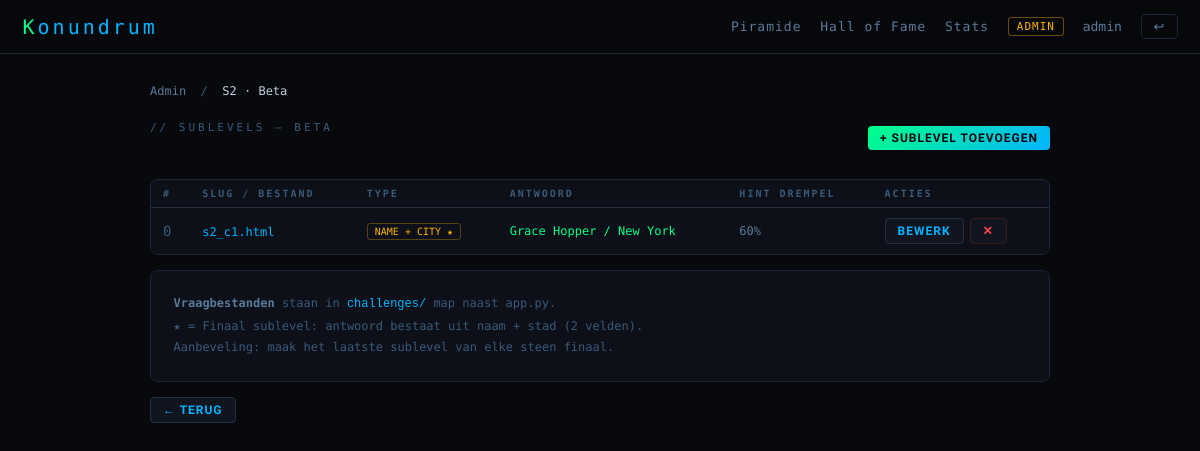
The app's page /admin/stone/2/challenges (signed in) with its own data.
### tables this page shows
CREATE TABLE stones (
            id           INTEGER PRIMARY KEY AUTOINCREMENT,
            name         TEXT UNIQUE NOT NULL,   -- bijv. S1
            label        TEXT NOT NULL,           -- weergavenaam op blok
            row          INTEGER NOT NULL,        -- 0 = onderste rij
            col          INTEGER NOT NULL,        -- positie in rij
            dependencies TEXT DEFAULT ''          -- komma-gescheiden stone.name waarden
        );

CREATE TABLE challenges (
            id             INTEGER PRIMARY KEY AUTOINCREMENT,
            stone_id       INTEGER NOT NULL REFERENCES stones(id),
            ord            INTEGER DEFAULT 0,
            slug           TEXT NOT NULL UNIQUE,  -- challenges/<slug>.html
            is_final       INTEGER DEFAULT 0,     -- 1 = laatste sublevel → name+city
            answer_1       TEXT    DEFAULT '',    -- voor is_final=0
            answer_name    TEXT    DEFAULT '',    -- voor is_final=1
            answer_city    TEXT    DEFAULT '',    -- voor is_final=1
            hint_1         TEXT    DEFAULT '',
            hint_name      TEXT    DEFAULT '',
            hint_city      TEXT    DEFAULT '',
            hint_threshold REAL    DEFAULT 0.6
        );

### app.py (the view)
@app.route("/admin/stone/<int:stone_id>/challenges")
@admin_required
def admin_stone_challenges(stone_id):
    s = db.get_stone(stone_id)
    if not s: abort(404)
    conn = db.get_db()
    chs = conn.execute("SELECT * FROM challenges WHERE stone_id=? ORDER BY ord", (stone_id,)).fetchall()
    conn.close()
    return render_template("admin_challenges.html", stone=s, challenges=chs)

### app.py (called while the page is built)
def admin_required(f):
    @wraps(f)
    def inner(*args, **kwargs):
        if not session.get("is_admin"):
            return redirect(url_for("pyramid"))
        return f(*args, **kwargs)
    return inner

### database.py (called while the page is built)
def get_db():
    conn = sqlite3.connect(DB_PATH)
    conn.row_factory = sqlite3.Row
    conn.execute("PRAGMA foreign_keys = ON")
    return conn

def get_stone(stone_id):
    conn = get_db()
    try:
        return conn.execute("SELECT * FROM stones WHERE id=?", (stone_id,)).fetchone()
    finally:
        conn.close()

### templates/admin_challenges.html (shortened to what this page needs)
{% extends "base.html" %}
{% block body %}
<div class="page">
  <div class="bc">
    <a href="{{ url_for('admin') }}">Admin</a> &nbsp;/&nbsp;
    <span>{{ stone.name }} · {{ stone.label }}</span>
  </div>
  <div class="flex-between" style="margin-bottom:1.5rem;">
    <div class="page-title">// SUBLEVELS — {{ stone.label }}</div>
    <a href="{{ url_for('admin_add_challenge', stone_id=stone.id) }}" class="btn btn-primary btn-sm">+ Sublevel toevoegen</a>
  </div>
  {% if challenges %}
    <div class="card" style="padding:0;overflow:hidden;">
      <table class="tbl">
        <thead><tr>
          <th>#</th><th>Slug / bestand</th><th>Type</th>
          <th>Antwoord</th><th>Hint drempel</th><th>Acties</th>
        </tr></thead>
        <tbody>
        {% for ch in challenges %}
          <tr>
            <td style="font-family:var(--mono);color:var(--dim)">{{ ch.ord }}</td>
            <td>
              <span style="font-family:var(--mono);font-size:12px;color:var(--blue)">{{ ch.slug }}.html</span>
            </td>
            <td>
              {% if ch.is_final %}
                <span class="badge badge-yellow">NAME + CITY ★</span>
              {% else %}
                <span class="badge badge-dim">SINGLE</span>
              {% endif %}
            </td>
            <td style="font-family:var(--mono);font-size:12px;color:var(--green)">
              {% if ch.is_final %}
                {{ ch.answer_name }} / {{ ch.answer_city }}
              {% else %}
                {{ ch.answer_1 }}
              {% endif %}
            </td>
            <td style="font-family:var(--mono);font-size:12px;color:var(--text-dim)">
              {{ "%.0f%%"|format(ch.hint_threshold * 100) }}
            </td>
            <td>
              <div class="act">
                <a href="{{ url_for('admin_edit_challenge', challenge_id=ch.id) }}"
                   class="btn btn-secondary btn-sm">Bewerk</a>
                <form method="POST" action="{{ url_for('admin_delete_challenge', challenge_id=ch.id) }}"
                      onsubmit="return confirm('Sublevel verwijderen?');" style="margin:0">
                  <button type="submit" class="btn btn-danger btn-sm">✕</button>
                </form>
              </div>
            </td>
          </tr>
        {% endfor %}
        </tbody>
      </table>
    </div>
    <div class="card mt2" style="font-family:var(--mono);font-size:12px;color:var(--dim);line-height:1.8;">
      <strong style="color:var(--text-dim)">Vraagbestanden</strong> staan in
      <code style="color:var(--blue)">challenges/</code> map naast app.py.<br>
      ★ = Finaal sublevel: antwoord bestaat uit naam + stad (2 velden).<br>
      Aanbeveling: maak het laatste sublevel van elke steen finaal.
    </div>
  {% endif %}
  <div class="mt2">
    <a href="{{ url_for('admin') }}" class="btn btn-secondary btn-sm">← Terug</a>
  </div>
</div>
{% endblock %}

### templates/base.html (style rules this page uses)
*, *::before, *::after { margin:0; padding:0; box-sizing:border-box; }
:root { --bg:#08090d; --bg2:#0d1018; --bg3:#111520; --border:#1a2535; --border2:#243040; --green:#00ff88; --blue:#00b4ff; --yellow:#ffb400; --red:#ff4455; --dim:#3a5a7a; --text:#c0cedd; --text-dim:#5a7a9a; --mono:'Share Tech Mono',monospace; --sans:'Rajdhani',sans-serif; }
html { font-size:15px; }
body { background:var(--bg); color:var(--text); font-family:var(--sans); min-height:100vh; }
a { color:var(--blue); text-decoration:none; }
.page { max-width:960px; margin:0 auto; padding:2rem; }
.page-title { font-family:var(--mono); font-size:11px; letter-spacing:3px; color:var(--dim); text-transform:uppercase; margin-bottom:1.5rem; }
.card { background:var(--bg2); border:1px solid var(--border); border-radius:8px; padding:1.5rem; }
.btn { display:inline-block; padding:9px 20px; border-radius:4px; cursor:pointer; font-family:var(--sans); font-size:14px; font-weight:700; letter-spacing:1px; text-transform:uppercase; border:none; transition:all .2s; text-decoration:none !important; }
.btn-primary { background:linear-gradient(135deg,var(--green),var(--blue)); color:var(--bg); }
.btn-secondary { background:var(--bg3); border:1px solid var(--border2); color:var(--blue); }
.btn-danger { background:var(--bg3); border:1px solid #3a1a1a; color:var(--red); }
.btn-sm { padding:5px 12px; font-size:12px; }
.tbl { width:100%; border-collapse:collapse; font-size:14px; }
.tbl th { font-family:var(--mono); font-size:10px; letter-spacing:2px; text-transform:uppercase; color:var(--dim); padding:8px 12px; border-bottom:1px solid var(--border2); text-align:left; }
.tbl td { padding:10px 12px; border-bottom:1px solid var(--border); vertical-align:middle; }
.tbl tr:last-child td { border-bottom:none; }
.badge { display:inline-block; font-family:var(--mono); font-size:10px; padding:2px 7px; border-radius:3px; }
.badge-yellow { color:var(--yellow); border:1px solid rgba(255,180,0,.3); }
.act { display:flex; gap:6px; flex-wrap:wrap; }
.bc { font-family:var(--mono); font-size:12px; color:var(--dim); margin-bottom:1.5rem; }
.bc a { color:var(--text-dim); }
.bc span { color:var(--text); }
.flex-between { display:flex; justify-content:space-between; align-items:center; }
.mt2 { margin-top:1rem }

### records on screen
stones: name "S2", label "Beta", label "BETA"
challenges: ord "0", slug "s2_c1", is_final "NAME + CITY ★", answer_name "Grace Hopper", answer_city "New York", ch.hint_threshold*100 "60%"

### other values on screen
{{ session.username }} "admin"
